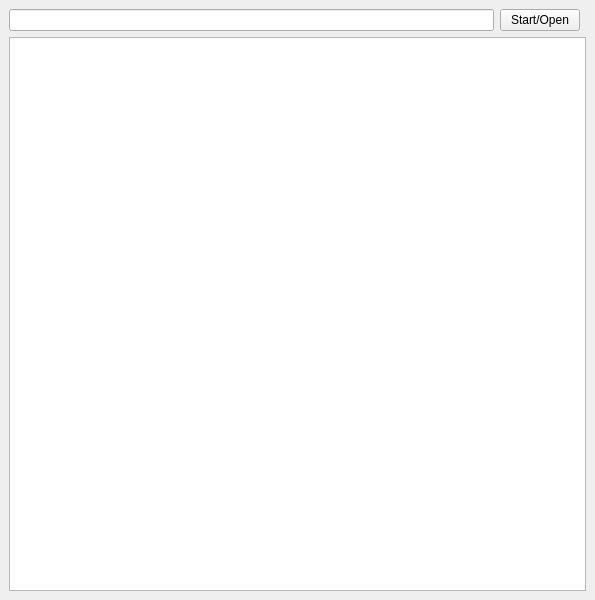
<?xml version="1.0" encoding="UTF-8"?>
<ui version="4.0">
 <class>MainWindow</class>
 <widget class="QMainWindow" name="MainWindow">
  <property name="geometry">
   <rect>
    <x>0</x>
    <y>0</y>
    <width>595</width>
    <height>600</height>
   </rect>
  </property>
  <property name="windowTitle">
   <string>MainWindow</string>
  </property>
  <widget class="QWidget" name="centralwidget">
   <layout class="QGridLayout" name="gridLayout">
    <item row="0" column="0">
     <widget class="QLineEdit" name="lineEdit">
      <property name="enabled">
       <bool>true</bool>
      </property>
     </widget>
    </item>
    <item row="0" column="1">
     <widget class="QPushButton" name="pushButton">
      <property name="text">
       <string>Start/Open</string>
      </property>
     </widget>
    </item>
    <item row="1" column="0" colspan="3">
     <widget class="QListWidget" name="listWidget"/>
    </item>
   </layout>
  </widget>
 </widget>
 <resources/>
 <connections/>
</ui>
